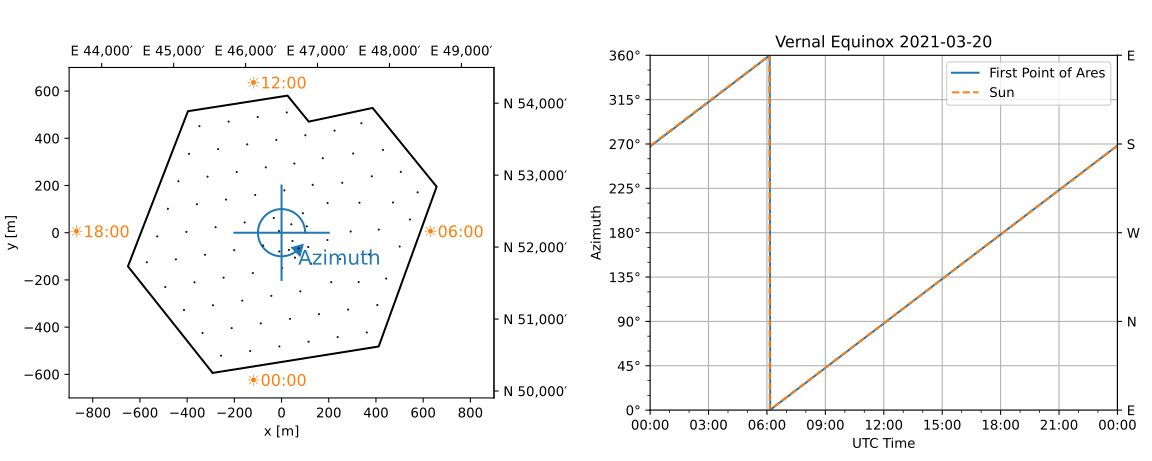

Write Python code to recreate this figure.
#!/usr/bin/env python

# Copyright (c) 2022, The IceCube Collaboration, All Rights Reserved
# SPDX-License-Identifier:  GPL-3.0-or-later
# Author: Kevin Meagher

# This example can verify that the azimuth is defined correctly with reference to the sun
# It is obvious that the sun should be at Grid South at midnight,
# Grid East at 6:00, Grid North at noon, and Grid West at 18:00
# the example makes a plot to verify that coordinates are defined correctly

import matplotlib.dates as mdates
import numpy as np
import pylab as plt
from astropy.coordinates import ICRS, get_sun
from astropy.time import Time
from astropy.units import day, deg
from matplotlib import patches, ticker

from i3astropy import I3Dir


def draw_circ(ax, radius, centX, centY, angle_, theta2_, color_="black"):
    arc = patches.Arc(
        [centX, centY],
        radius,
        radius,
        angle=angle_,
        theta1=0,
        theta2=theta2_,
        capstyle="round",
        linestyle="-",
        lw=1.5,
        color=color_,
    )
    ax.add_patch(arc)

    endX = centX + (radius / 2) * np.cos(np.deg2rad(theta2_ + angle_))  # Do trig to determine end position
    endY = centY + (radius / 2) * np.sin(np.deg2rad(theta2_ + angle_))

    ax.add_patch(  # Create triangle as arrow head
        patches.RegularPolygon(
            (endX, endY),  # (x,y)
            3,  # number of vertices
            radius / 7,  # radius
            np.deg2rad(angle_ + theta2_),  # orientation
            color=color_,
        )
    )


fig, (ax1, ax2) = plt.subplots(
    1, 2, figsize=[12, 4.8], gridspec_kw=dict(width_ratios=(1, 1.1), wspace=0.35, left=0.06, right=0.97)
)

acolor = "tab:blue"

draw_circ(ax1, 200, 0, 0, 0, 315, acolor)
ax1.text(
    100 / 2 ** 0.5,
    -100 / 2 ** 0.5,
    "Azimuth",
    horizontalalignment="left",
    verticalalignment="top",
    color=acolor,
    size=15,
)
ax1.plot([-200, 200], [0, 0], color=acolor)
ax1.plot([0, 0], [-200, 200], color=acolor)

xtoe = lambda x: x / 0.3048 + 46500
etox = lambda E: 0.3048 * (E - 46500)
yton = lambda y: y / 0.3048 + 52200
ntoy = lambda N: 0.3048 * (N - 52200)


S, E, N, _ = np.loadtxt("IceCubeAsBuiltHoleCoordinates.txt").T

X = []
Y = []
factor = 1.14
for string in [1, 6, 50, 74, 72, 78, 75, 31, 1]:
    i = np.argwhere(S == string)[0][0]
    X.append(factor * etox(E[i]))
    Y.append(factor * ntoy(N[i]))

ax1.plot(X, Y, color="k")
ax1.scatter(etox(E), ntoy(N), color="k", marker=".", s=1.5)

secxax = ax1.secondary_xaxis("top", functions=(xtoe, etox))
secxax.xaxis.set_major_locator(ticker.MultipleLocator(1000))
secxax.xaxis.set_major_formatter("E {x:0,.0f}′")
secyax = ax1.secondary_yaxis("right", functions=(yton, ntoy))
secyax.yaxis.set_major_locator(ticker.MultipleLocator(1000))
secyax.yaxis.set_major_formatter("N {x:0,.0f}′")
ax1.set_aspect("equal")

ax1.set_xlim(-900, 900)
ax1.set_ylim(-700, 700)
ax1.set_xlabel("x [m]")
ax1.set_ylabel("y [m]")

for x, y, t in [(0, -630, 0), (750, 0, 6), (0, 630, 12), (-750, 0, 18)]:
    ax1.text(
        x,
        y,
        f"\u2600{t:02d}:00  ",
        c="tab:orange",
        fontsize=12,
        horizontalalignment="center",
        verticalalignment="center",
    )

t = Time("2021-03-20") + np.linspace(0, 1, 1001) * day
fpa_azimuth = ICRS(ra=0 * deg, dec=0 * deg).transform_to(I3Dir(obstime=t)).az
sun_azimuth = get_sun(t).transform_to(I3Dir()).az

plt.plot(t.plot_date, np.rad2deg(fpa_azimuth), ls="-", label="First Point of Ares")
plt.plot(t.plot_date, np.rad2deg(sun_azimuth), ls="--", label="Sun")

ax2.xaxis.set_major_locator(mdates.AutoDateLocator())
ax2.xaxis.set_major_formatter(mdates.DateFormatter("%H:%M"))
ax2.xaxis.set_minor_locator(mdates.HourLocator())

ax2.yaxis.set_major_locator(ticker.MultipleLocator(45))
ax2.yaxis.set_major_formatter("{x:0.0f}°")
ax2.yaxis.set_minor_locator(ticker.MultipleLocator(15))

secax = ax2.secondary_yaxis("right")
secax.yaxis.set_major_locator(ticker.MultipleLocator(90))
secax.yaxis.set_major_formatter(
    ticker.FuncFormatter(lambda x, y: ["E", "N", "W", "S"][(int(x) % 360) // 90])
)
ax2.set_ylabel("Azimuth")
ax2.set_xlabel("UTC Time")
ax2.set_xlim(t[0].plot_date, t[-1].plot_date)
ax2.set_ylim(0, 360)

ax2.set_title("Vernal Equinox " + t[0].to_value("iso", subfmt="date"))
ax2.legend()
ax2.grid()
plt.show()
